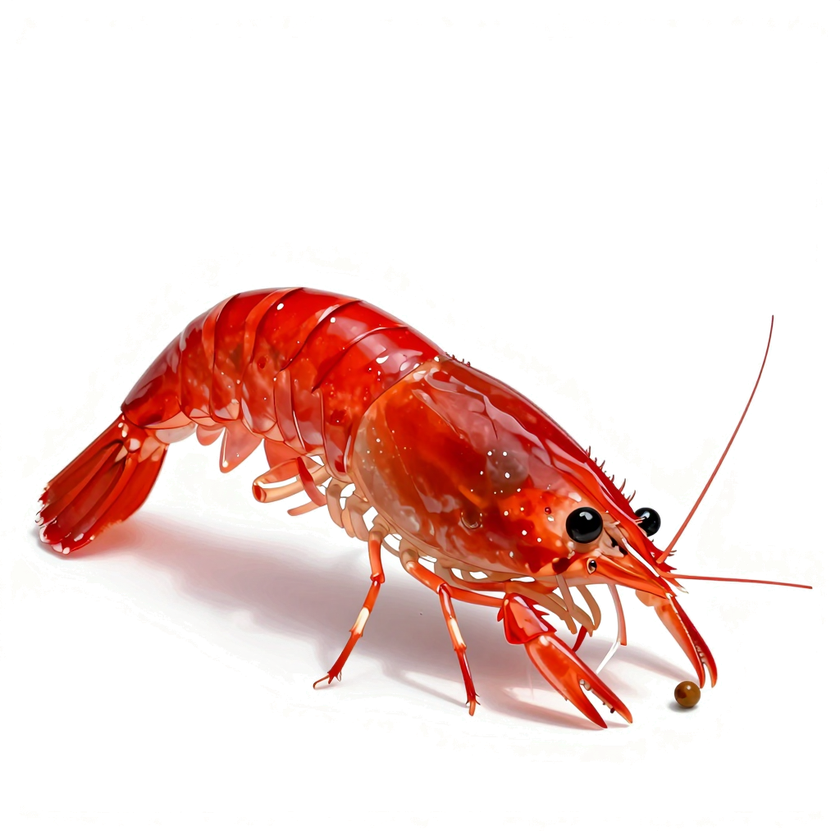
#> input picture assets/art/shrimp/shrimp-cherry-female-pick.png, 840 x 840 px, shrunk from 1024 x 1024 before the run
$ python clean-halo.py ../assets/art/shrimp/shrimp-cherry-female-pick.png out.png
#> lines starting #> are read from the running program, lines starting #| are printed output that depends on the picture; after the words box and inside, x2 and y2 are one past the last pixel; in counts of white or black regions, pixels touching at a corner belong together
"""清掉去背後主體外圍殘留的低透明度雜點（綠白光暈）。

用法：python3 scripts/clean-halo.py 輸入.png 輸出.png
只保留「實心主體往外擴幾像素」範圍內的像素，範圍外一律透明；範圍內透明度太低的也清掉。
"""
import sys
from PIL import Image, ImageFilter

im = Image.open(sys.argv[1]).convert('RGBA')
#> im is the input picture: PIL image 840x840 RGBA; mean R, G, B, A 54.7, 27.2, 15.7, 52.5
a = im.getchannel('A')
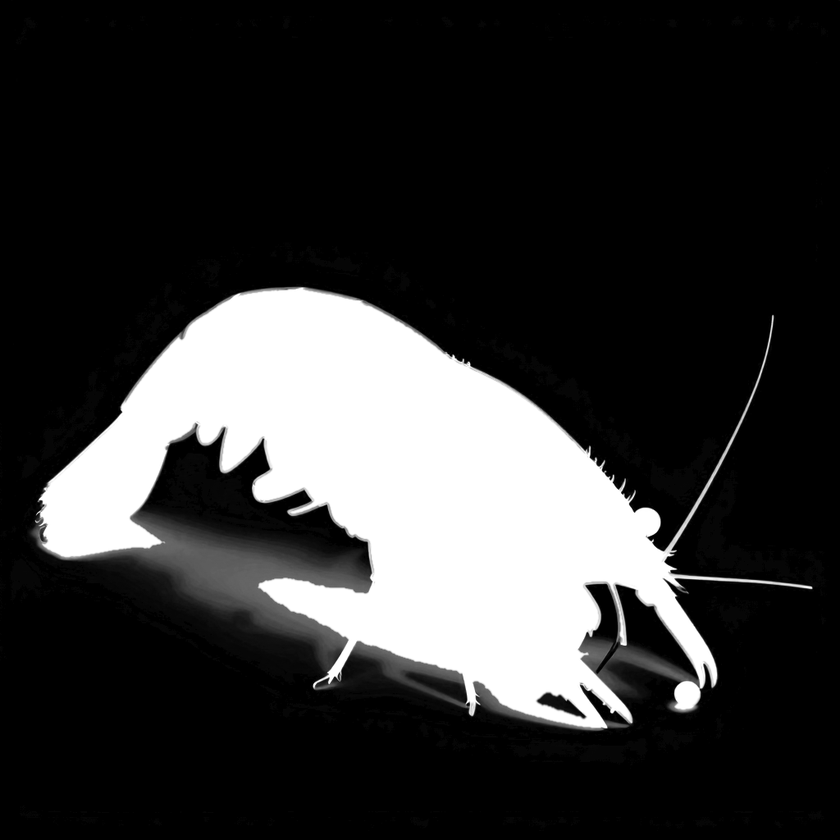
#> a: PIL image 840x840 L; min 0, max 255, mean 52.5
core = a.point(lambda v: 255 if v > 110 else 0).filter(ImageFilter.MaxFilter(9))
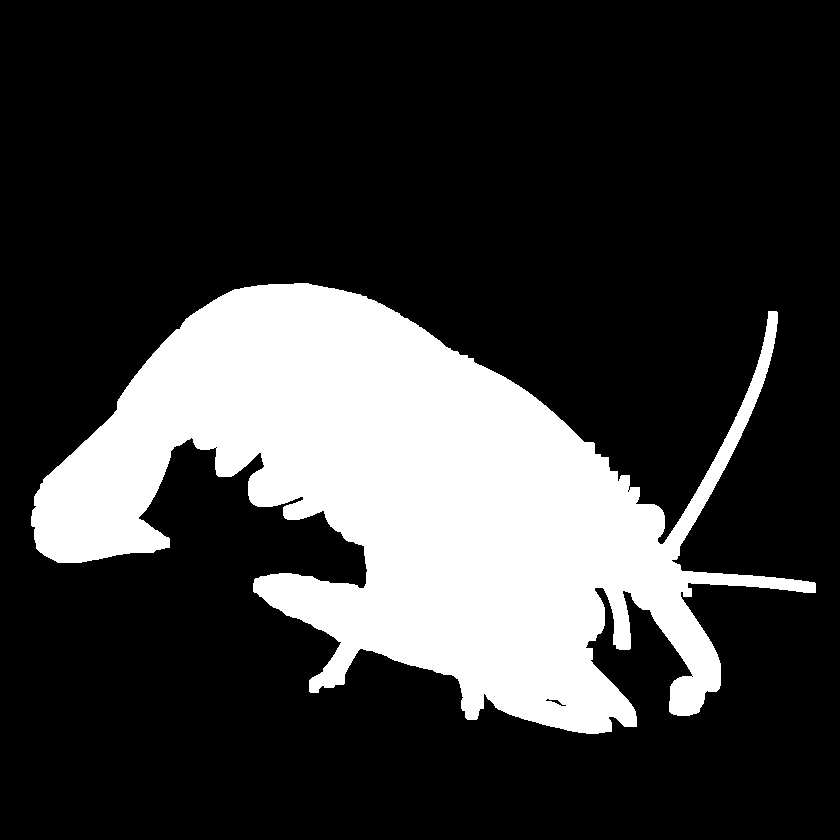
#> core: PIL image 840x840 L; 22.7% white; 1 white region, box (x1, y1, x2, y2) and area: (31, 283, 816, 734) 160513
keep = Image.composite(a.point(lambda v: v if v > 60 else 0), Image.new('L', im.size, 0), core)
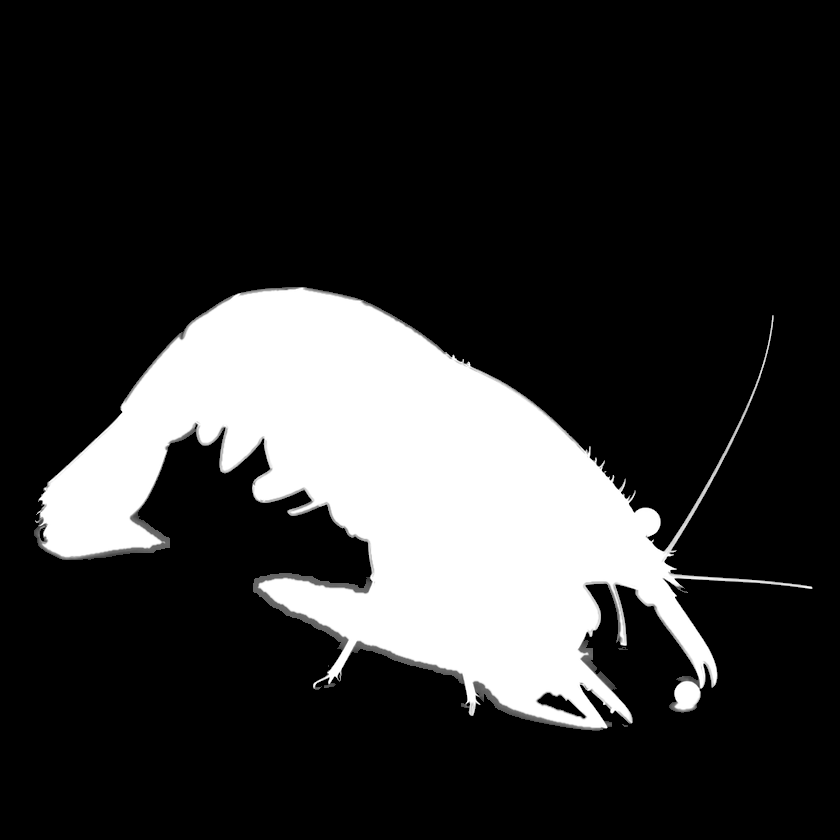
#> keep: PIL image 840x840 L; min 0, max 255, mean 50.1
im.putalpha(keep)
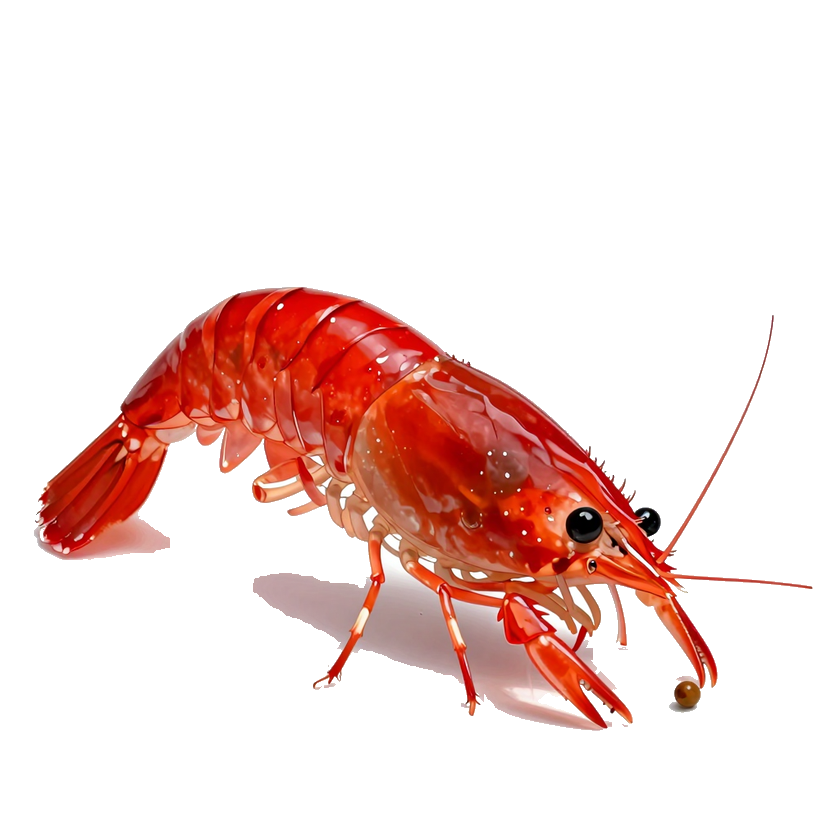
#> im: PIL image 840x840 RGBA; mean R, G, B, A 54.7, 27.2, 15.7, 50.1; transparent parts drawn white
im.crop(keep.point(lambda v: 255 if v > 20 else 0).getbbox()).save(sys.argv[2])
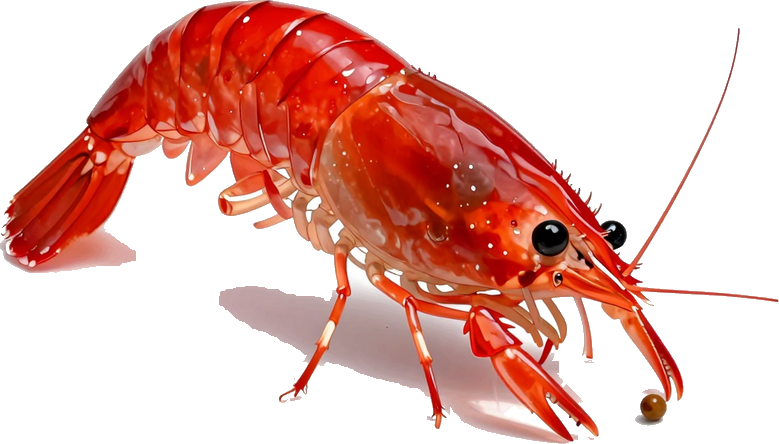
#> saved as out.png: PIL image 779x444 RGBA; mean R, G, B, A 104.8, 49.8, 30.8, 102.2; transparent parts drawn white

$ run again, on assets/art/shrimp/shrimp-cherry-berried.png
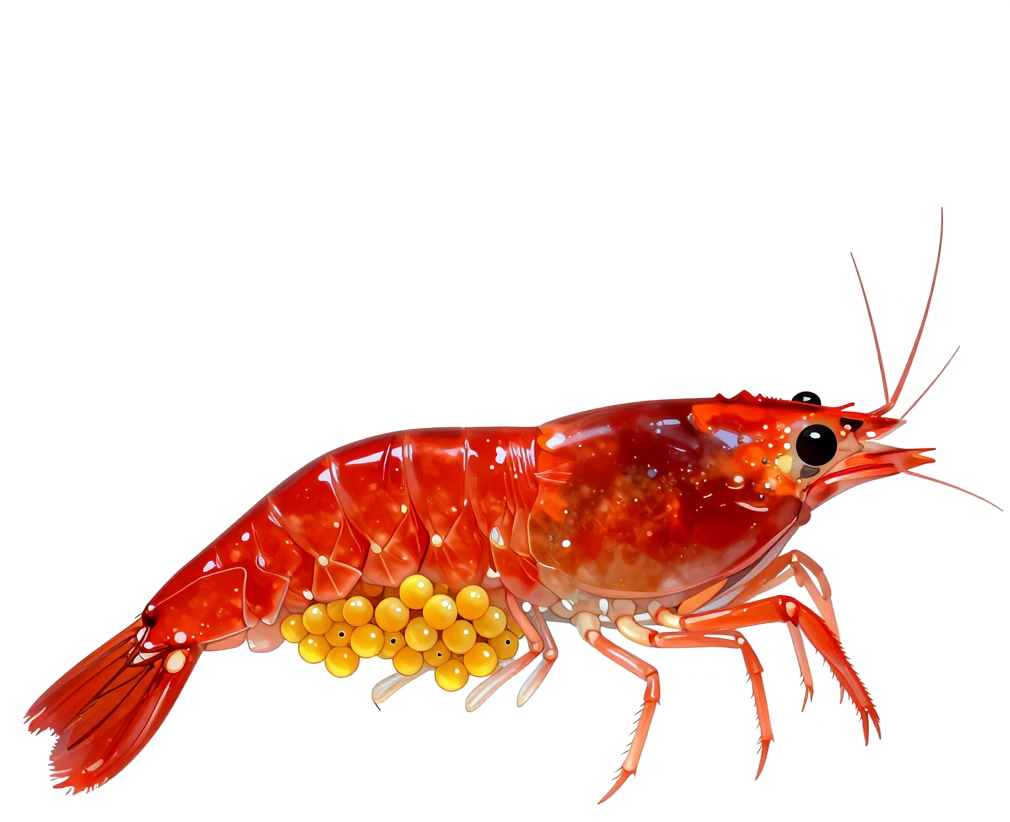
#> input picture assets/art/shrimp/shrimp-cherry-berried.png, 1010 x 822 px
#> im is the input picture: PIL image 1010x822 RGBA; mean R, G, B, A 148.7, 132.6, 93.7, 52
#> `core = a.point(lambda v: 255 if v > 110 else 0).filter(ImageFilter.Max..`:
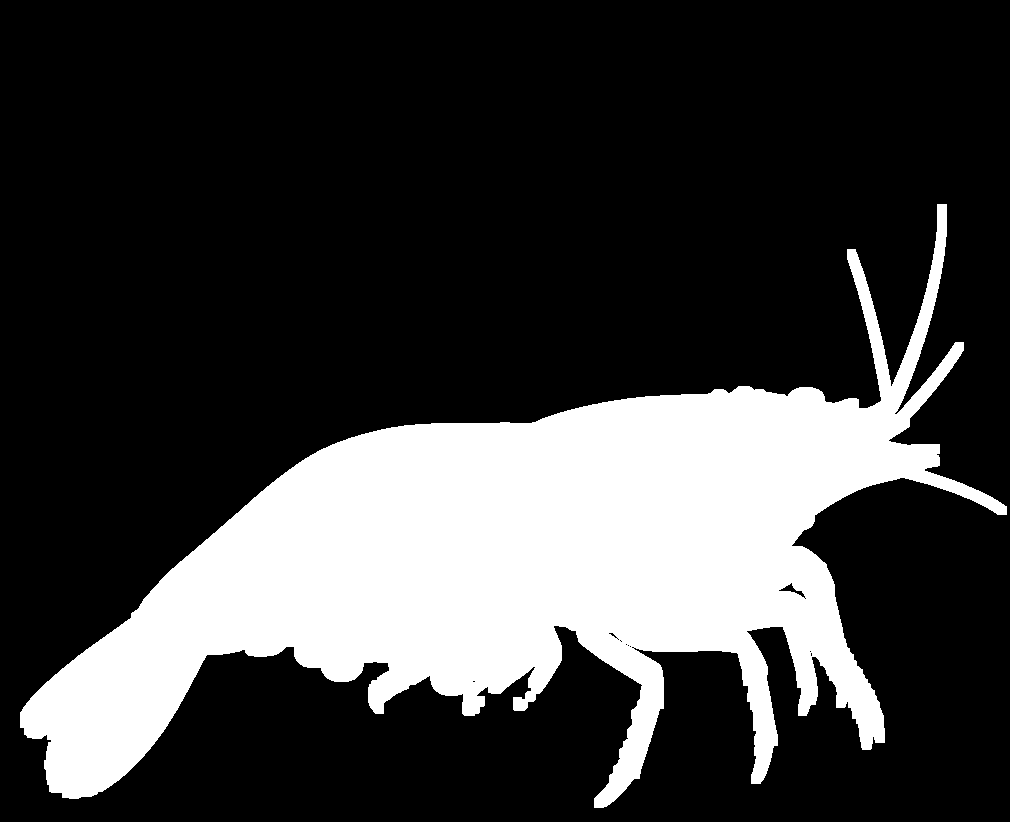
#> core: PIL image 1010x822 L; 24% white; 1 white region, box (x1, y1, x2, y2) and area: (20, 204, 1007, 808) 199094
#> `im.crop(keep.point(lambda v: 255 if v > 20 else 0).getbbox()).save(sys..`:
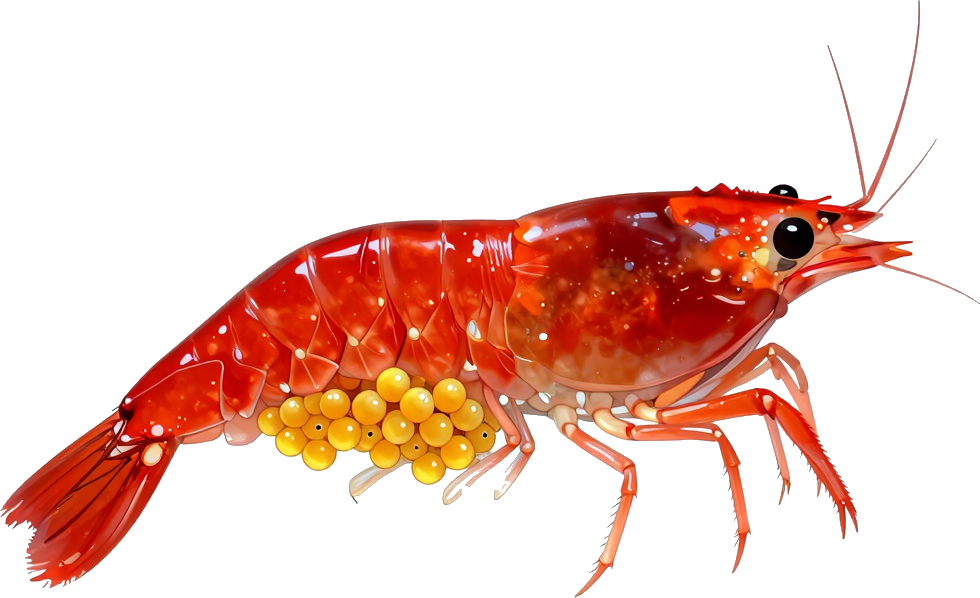
#> saved as out.png: PIL image 980x598 RGBA; mean R, G, B, A 145.8, 117.9, 79.3, 73.4; transparent parts drawn white

$ run again, on assets/art/shrimp/shrimp-cherry-female-eat.png
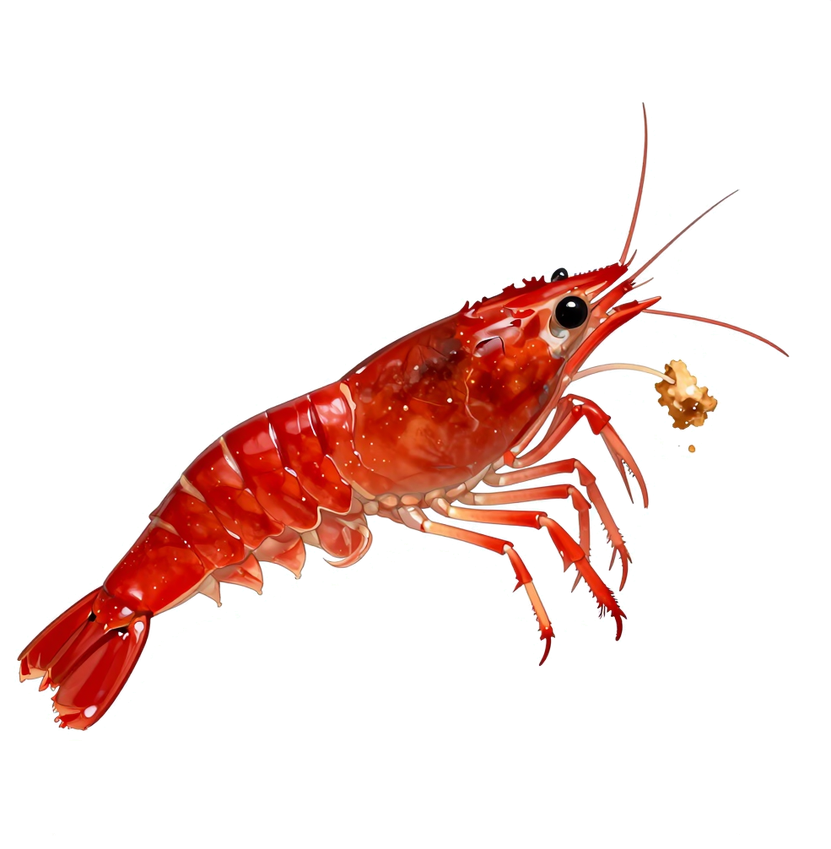
#> input picture assets/art/shrimp/shrimp-cherry-female-eat.png, 831 x 849 px, shrunk from 985 x 1006 before the run
#> im is the input picture: PIL image 831x849 RGBA; mean R, G, B, A 30.6, 10.8, 6.8, 38
#> `core = a.point(lambda v: 255 if v > 110 else 0).filter(ImageFilter.Max..`:
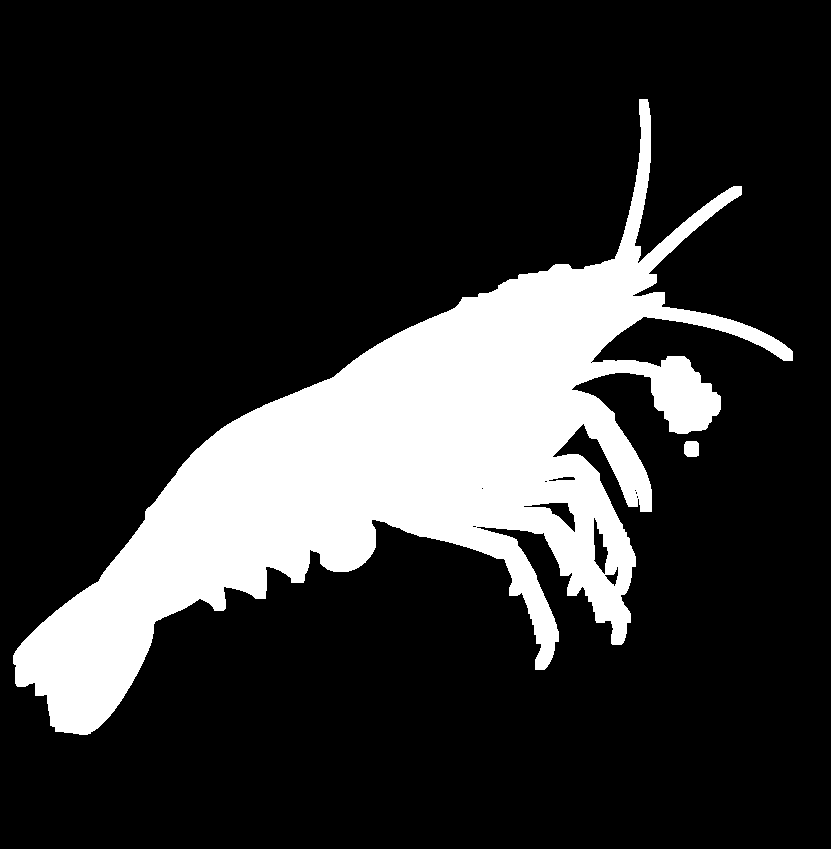
#> core: PIL image 831x849 L; 19% white; 2 white regions, box (x1, y1, x2, y2) and area: (13, 99, 793, 735) 133726, (684, 441, 699, 457) 225
#> `im.crop(keep.point(lambda v: 255 if v > 20 else 0).getbbox()).save(sys..`:
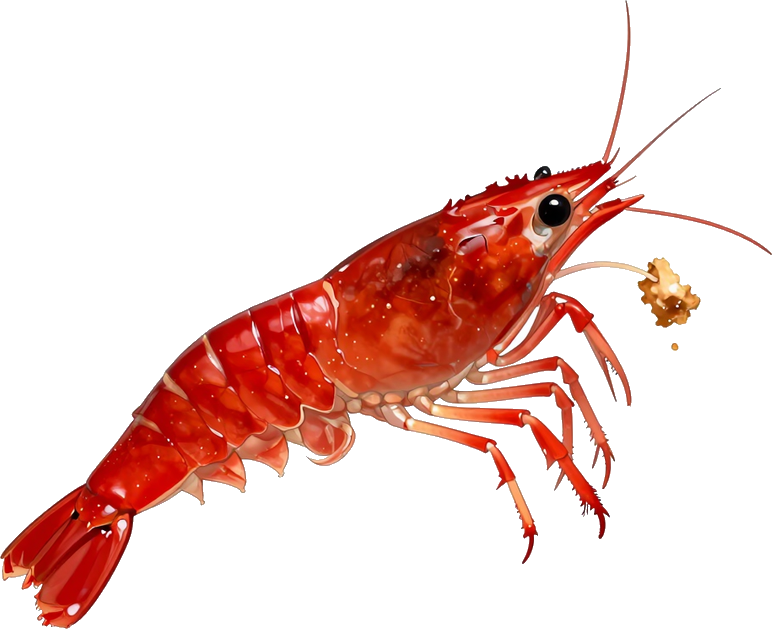
#> saved as out.png: PIL image 772x629 RGBA; mean R, G, B, A 44.4, 15.6, 9.9, 55; transparent parts drawn white
